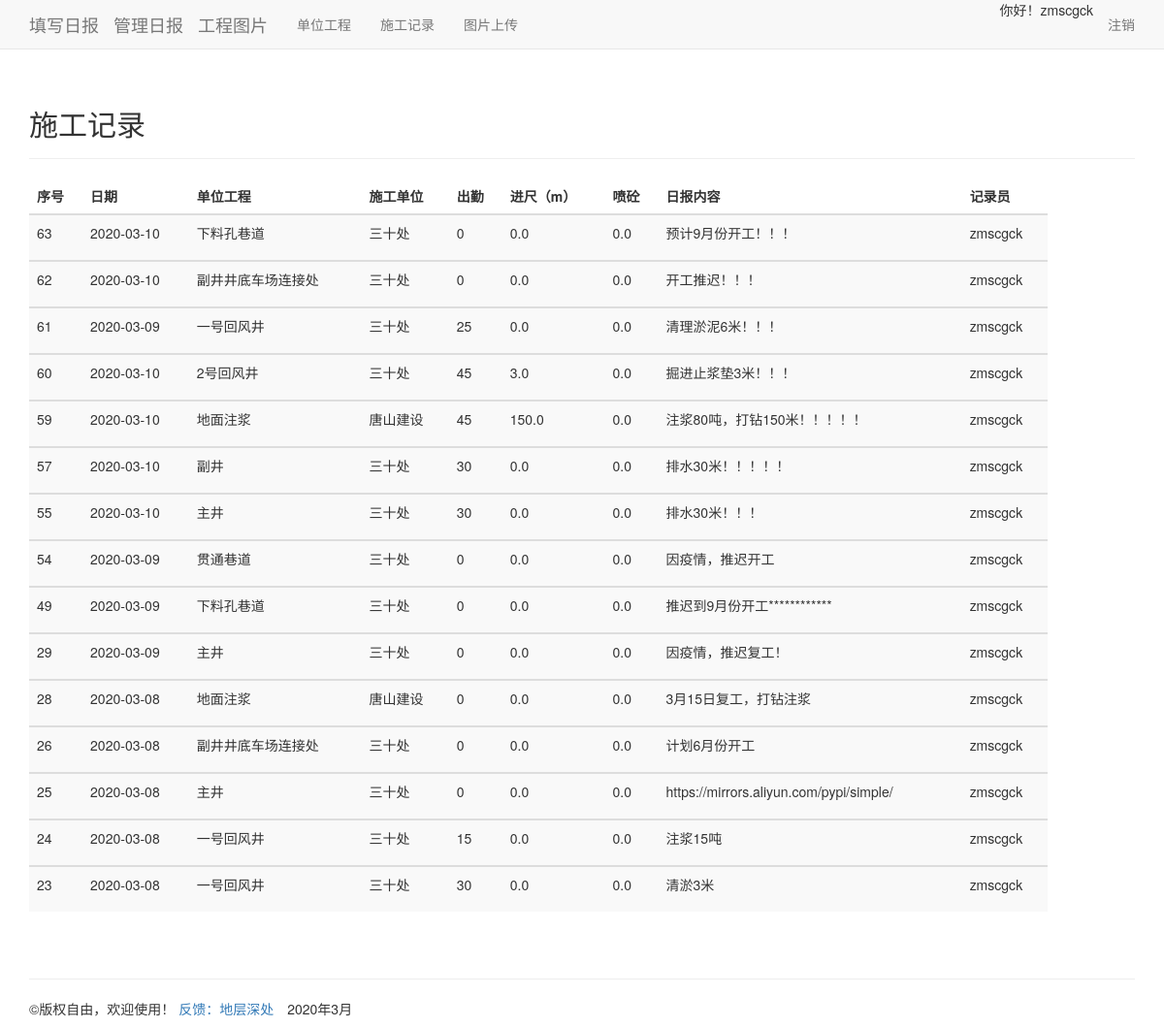
Page /entries/ (signed in) on the earlier database version.
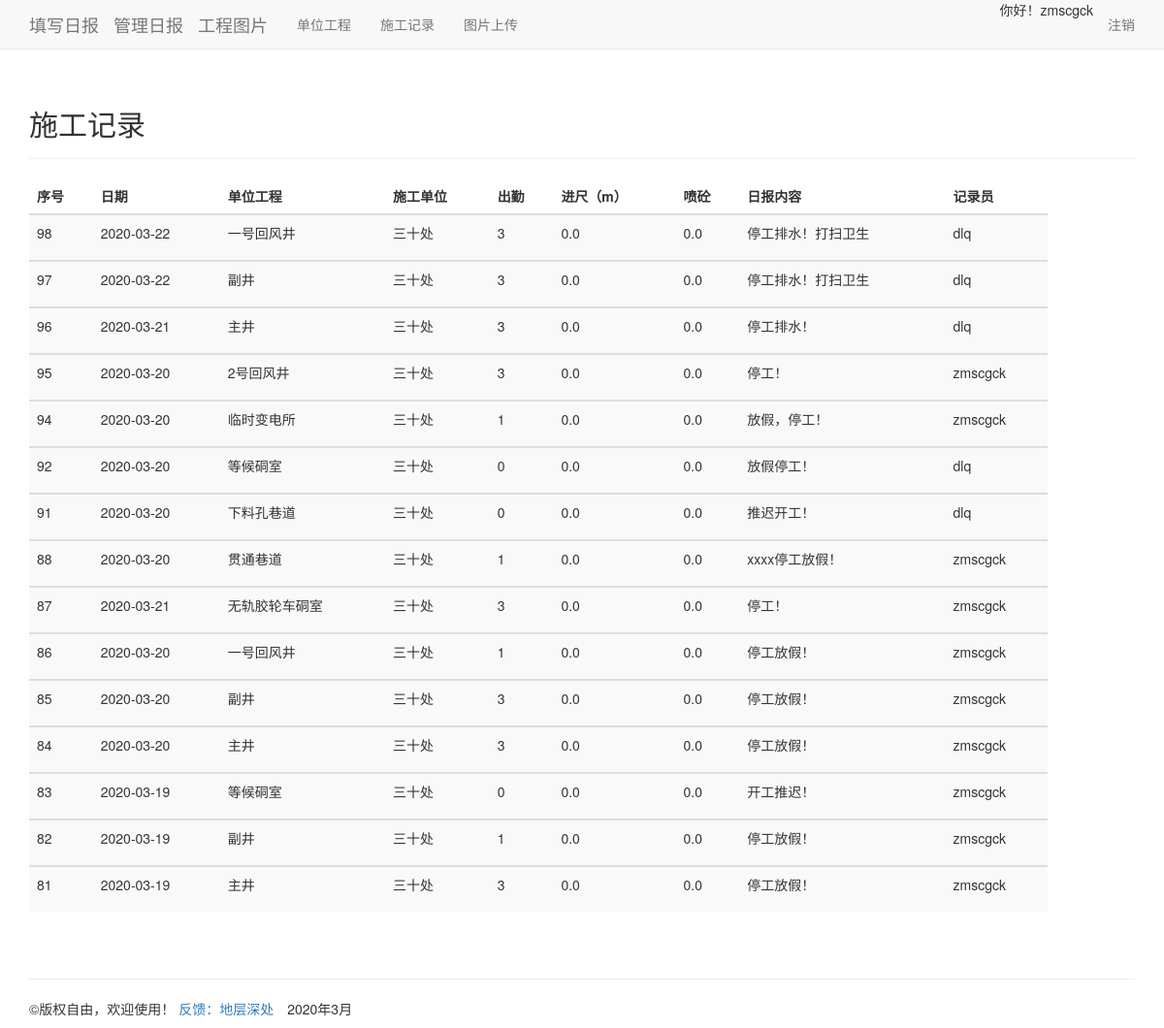
Same page on the later database version.
### note/models.py (models this page shows, shortened)
class Entry(models.Model):
    topic = models.ForeignKey(Topic, on_delete=models.CASCADE, verbose_name='工程名称')
    company = models.ForeignKey(Group, on_delete=models.CASCADE, verbose_name='施工单位')
    owner = models.ForeignKey(User, on_delete=models.CASCADE, verbose_name='记录人')
    text = models.TextField(verbose_name='施工日报')
    date_added = models.DateField(default=timezone.now, verbose_name='施工日期')
    '''增加日报细分内容'''
    worker = models.IntegerField(verbose_name='出勤人数')
    footage = models.FloatField(default=0, verbose_name='进尺')
    rock = models.FloatField(default=0, verbose_name='出矸量')
    water = models.FloatField(default=0, verbose_name='排水量')
    cement = models.FloatField(default=0, verbose_name='喷砼')
    class Meta:
        verbose_name = '施工日报'
        verbose_name_plural = '施工日报'

class Topic(models.Model):
    text = models.CharField(max_length=200,
                            verbose_name='工程名称')
    date_added = models.DateField(default=timezone.now)
    company = models.ForeignKey(Group, on_delete=models.CASCADE,
                                verbose_name='施工单位')
    owner = models.ManyToManyField(User, verbose_name="管理员")
    '''增加单位工程属性'''
    quantity = models.FloatField(default=0, verbose_name='工 程 量')
    character = models.CharField(max_length=255, verbose_name='技术特征')
    start_time = models.DateField(default=timezone.now, verbose_name='开工时间')
    end_time = models.DateField(default=timezone.now, verbose_name='完工时间')
    days = models.IntegerField(default=0, verbose_name='工期(天)')
    class Meta:
        verbose_name = '单位工程'
        verbose_name_plural = '单位工程'
    def __str__(self):
        return self.text

### note/views.py (the view)
# urls.py: path('entries/', views.entries, name='entries'),
@login_required
def entries(request):
    entries = Entry.objects.order_by('-date_added').order_by('-id')[0:15]
    context = {'entries': entries}
    return render(request, 'note/entries.html', context)

### note/templates/note/entries.html
{% extends "note/base.html" %}
{% load bootstrap3 %}
{% block header %}
<h2>施工记录</h2>
{% endblock header %}
{% block content %}
    <div class="row" >
      <div class="col-md-8" style="width: 1080px;">
        <table class="table table-striped">
          <thead>
            <tr>
              <th>序号</th>
              <th>日期</th>
              <th>单位工程</th>
              <th>施工单位</th>
              <th>出勤</th>
              <th>进尺（m）</th>
              <th>喷砼</th>
              <th>日报内容</th>
              <th>记录员</th>
            </tr>
          </thead>
          <tbody>
        {% for entry in entries %}
        <tr>
          <td>{{ entry.id }}</td>
          <td>{{entry.date_added|date:'Y-m-d'}}</td>
          <td>{{entry.topic}}</td>
          <td>{{ entry.company }}</td>
          <td>{{ entry.worker }}</td>
          <td>{{ entry.footage }}</td>
          <td>{{ entry.cement }}</td>
          <td>{{entry.text|linebreaks}}</td>
          <td>{{ entry.owner }}</td>
        </tr>
          </tbody>
        {% empty %}
         <a href=" {% url 'note:new_entries' %}">请填写日报</a>
        {% endfor %}
        </table>
      </div>
    </div>
{% endblock content %}

Differences in the rows shown:
no longer on this page (row unchanged): Entry: id "63", date_added "2020-03-10", topic "下料孔巷道", company "三十处", worker "0", footage "0.0", cement "0.0", text "预计9月份开工！！！", owner "zmscgck"
no longer on this page (row unchanged): Entry: id "62", date_added "2020-03-10", topic "副井井底车场连接处", company "三十处", worker "0", footage "0.0", cement "0.0", text "开工推迟！！！", owner "zmscgck"
no longer on this page (row unchanged): Entry: id "61", date_added "2020-03-09", topic "一号回风井", company "三十处", worker "25", footage "0.0", cement "0.0", text "清理淤泥6米！！！", owner "zmscgck"
no longer on this page (row unchanged): Entry: id "60", date_added "2020-03-10", topic "2号回风井", company "三十处", worker "45", footage "3.0", cement "0.0", text "掘进止浆垫3米！！！", owner "zmscgck"
no longer on this page (row unchanged): Entry: id "59", date_added "2020-03-10", topic "地面注浆", company "唐山建设", worker "45", footage "150.0", cement "0.0", text "注浆80吨，打钻150米！！！！！", owner "zmscgck"
no longer on this page (row edited): Entry: id "57", date_added "2020-03-10", topic "副井", company "三十处", worker "30", footage "0.0", cement "0.0", text "排水30米！！！！！", owner "zmscgck"
no longer on this page (row unchanged): Entry: id "55", date_added "2020-03-10", topic "主井", company "三十处", worker "30", footage "0.0", cement "0.0", text "排水30米！！！", owner "zmscgck"
no longer on this page (row unchanged): Entry: id "54", date_added "2020-03-09", topic "贯通巷道", company "三十处", worker "0", footage "0.0", cement "0.0", text "因疫情，推迟开工", owner "zmscgck"
no longer on this page (row unchanged): Entry: id "49", date_added "2020-03-09", topic "下料孔巷道", company "三十处", worker "0", footage "0.0", cement "0.0", text "推迟到9月份开工************", owner "zmscgck"
no longer on this page (row unchanged): Entry: id "29", date_added "2020-03-09", topic "主井", company "三十处", worker "0", footage "0.0", cement "0.0", text "因疫情，推迟复工！", owner "zmscgck"
no longer on this page (row unchanged): Entry: id "28", date_added "2020-03-08", topic "地面注浆", company "唐山建设", worker "0", footage "0.0", cement "0.0", text "3月15日复工，打钻注浆", owner "zmscgck"
no longer on this page (row unchanged): Entry: id "26", date_added "2020-03-08", topic "副井井底车场连接处", company "三十处", worker "0", footage "0.0", cement "0.0", text "计划6月份开工", owner "zmscgck"
no longer on this page (row edited): Entry: id "25", date_added "2020-03-08", topic "主井", company "三十处", worker "0", footage "0.0", cement "0.0", text "https://mirrors.aliyun.com/pypi/simple/", owner "zmscgck"
no longer on this page (row unchanged): Entry: id "24", date_added "2020-03-08", topic "一号回风井", company "三十处", worker "15", footage "0.0", cement "0.0", text "注浆15吨", owner "zmscgck"
no longer on this page (row edited): Entry: id "23", date_added "2020-03-08", topic "一号回风井", company "三十处", worker "30", footage "0.0", cement "0.0", text "清淤3米", owner "zmscgck"
added Entry: id "98", date_added "2020-03-22", topic "一号回风井", company "三十处", worker "3", footage "0.0", cement "0.0", text "停工排水！打扫卫生", owner "dlq"
added Entry: id "97", date_added "2020-03-22", topic "副井", company "三十处", worker "3", footage "0.0", cement "0.0", text "停工排水！打扫卫生", owner "dlq"
added Entry: id "96", date_added "2020-03-21", topic "主井", company "三十处", worker "3", footage "0.0", cement "0.0", text "停工排水！", owner "dlq"
added Entry: id "95", date_added "2020-03-20", topic "2号回风井", company "三十处", worker "3", footage "0.0", cement "0.0", text "停工！", owner "zmscgck"
added Entry: id "94", date_added "2020-03-20", topic "临时变电所", company "三十处", worker "1", footage "0.0", cement "0.0", text "放假，停工！", owner "zmscgck"
added Entry: id "92", date_added "2020-03-20", topic "等候硐室", company "三十处", worker "0", footage "0.0", cement "0.0", text "放假停工！", owner "dlq"
added Entry: id "91", date_added "2020-03-20", topic "下料孔巷道", company "三十处", worker "0", footage "0.0", cement "0.0", text "推迟开工！", owner "dlq"
added Entry: id "88", date_added "2020-03-20", topic "贯通巷道", company "三十处", worker "1", footage "0.0", cement "0.0", text "xxxx停工放假！", owner "zmscgck"
added Entry: id "87", date_added "2020-03-21", topic "无轨胶轮车硐室", company "三十处", worker "3", footage "0.0", cement "0.0", text "停工！", owner "zmscgck"
added Entry: id "86", date_added "2020-03-20", topic "一号回风井", company "三十处", worker "1", footage "0.0", cement "0.0", text "停工放假！", owner "zmscgck"
added Entry: id "85", date_added "2020-03-20", topic "副井", company "三十处", worker "3", footage "0.0", cement "0.0", text "停工放假！", owner "zmscgck"
added Entry: id "84", date_added "2020-03-20", topic "主井", company "三十处", worker "3", footage "0.0", cement "0.0", text "停工放假！", owner "zmscgck"
added Entry: id "83", date_added "2020-03-19", topic "等候硐室", company "三十处", worker "0", footage "0.0", cement "0.0", text "开工推迟！", owner "zmscgck"
added Entry: id "82", date_added "2020-03-19", topic "副井", company "三十处", worker "1", footage "0.0", cement "0.0", text "停工放假！", owner "zmscgck"
added Entry: id "81", date_added "2020-03-19", topic "主井", company "三十处", worker "3", footage "0.0", cement "0.0", text "停工放假！", owner "zmscgck"
